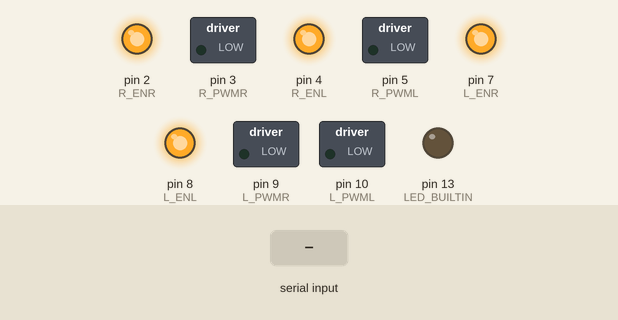
Recording of a sketch running on a simulated Arduino Uno, built with avr-gcc and run on an emulated ATmega328P. On the bench: switched loads named in the sketch (green lamp = pin HIGH), output pins drawn as LEDs (lit = HIGH). The test bench sets the inputs (shaded band).

Above: at 1.2 s.
1.3 s: "90,45\n" received over Serial
At 1.8 s:
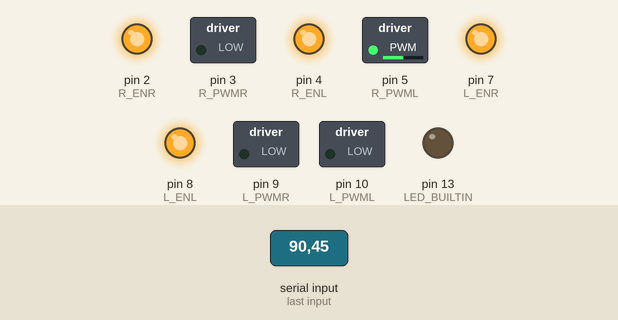
2.8 s: "z90\n" received over Serial
At 4.0 s:
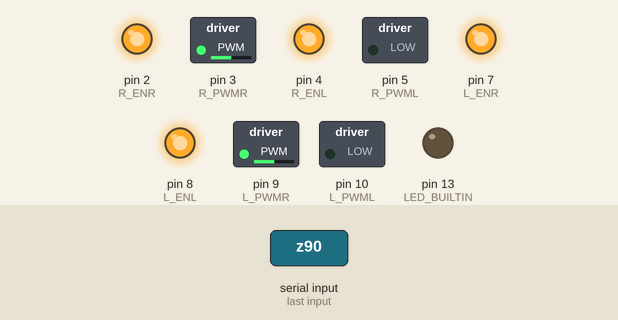
4.3 s: "z,45\n" received over Serial
At 5.3 s:
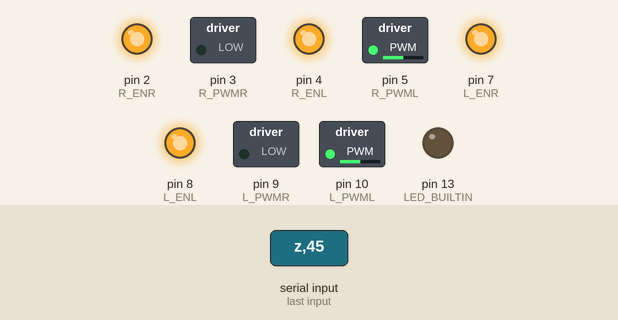
Timing chart, 0 to 7.3 s (numbered marks = the images above; inputs shaded):
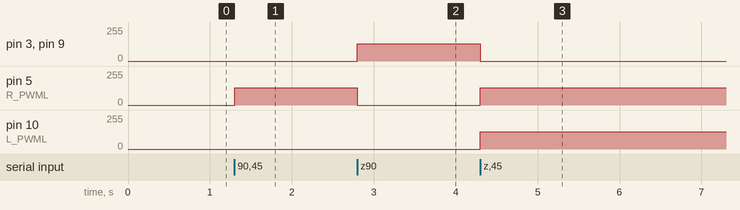

Measured:
- after the input at 1.3 s, pin 5 (R_PWML): 0/255 → 128/255 at once
- after the input at 2.8 s, pin 3 (R_PWMR), pin 9 (L_PWMR): 0/255 → 128/255 at once; pin 5 (R_PWML): 128/255 → 0/255 at once
- after the input at 4.3 s, pin 3 (R_PWMR), pin 9 (L_PWMR): 128/255 → 0/255 at once; pin 5 (R_PWML), pin 10 (L_PWML): 0/255 → 128/255 at once

The sketch:

mc_read_serial.ino
```cpp
const int ARRAY_SIZE = 6;
int receivedData[5];
int receivedChecksum;
int numIntegers;
int index = 0;
int dataIndex = 0;

int throttle = 0;
int twist = 0;

int R_ENR = 2;
int R_ENL = 4;
int L_ENR = 7;
int L_ENL = 8;
int R_PWMR = 3;
int R_PWML = 5;
int L_PWMR = 9;
int L_PWML = 10;


int ledBrightness = 0;
int testLedBright = 0;

void differentialDrive(int throttle, int twist){
  int y = 128;
  int x = 128;
  y = throttle;
  x = twist;

  int speeds[2];
  y = y - 128;
  x = x - 128;
  speeds[0] = y - x;
  speeds[1] = y + x;
  speeds[0] = constrain(speeds[0],-128,128);
  speeds[1] = constrain(speeds[1],-128,128);
  sendMotorSpeeds(speeds[0],speeds[1]);


}


void sendMotorSpeeds(int left, int right){
  if(left >= 0){


    analogWrite(L_PWML, 0);
    analogWrite(L_PWMR, left);


  }
  else{


    analogWrite(L_PWMR, 0);
    analogWrite(L_PWML, -left);

  }

  if(right >= 0){


    analogWrite(R_PWML, 0);
    analogWrite(R_PWMR, right);


  }
  else{


    analogWrite(R_PWMR, 0);
    analogWrite(R_PWML, -right);


  }
}


void setup() {
  // put your setup code here, to run once:
  Serial.begin(9600);
  pinMode(LED_BUILTIN, OUTPUT);
  pinMode(R_ENR, OUTPUT);
  pinMode(R_ENL, OUTPUT);
  pinMode(L_ENR, OUTPUT);
  pinMode(L_ENL, OUTPUT);
  pinMode(R_PWMR, OUTPUT);
  pinMode(R_PWML, OUTPUT);
  pinMode(L_PWMR, OUTPUT);
  pinMode(L_PWML, OUTPUT);
  digitalWrite(R_ENR, HIGH);
  digitalWrite(R_ENL, HIGH);
  digitalWrite(L_ENR, HIGH);
  digitalWrite(L_ENL, HIGH);

  while (!Serial) {
    // Wait for the serial port to connect
  }

}

void loop() {


  if (Serial.available() >= 1) {
    char receivedChar = (char) Serial.read();
    int dataHolderThrottle;
    int dataHolderTwist;

    if (receivedChar == 's') {
      dataIndex = 0;
      receivedData[0] = 0;
      receivedData[1] = 0;

    }
    else if(receivedChar == 'd'){
      dataIndex = 1;
    }
    else if(receivedChar == 'z'){

      throttle = receivedData[0];
      twist = receivedData[1];


    }
    else if(isdigit(receivedChar)){

      receivedData[dataIndex] = (receivedData[dataIndex] * 10) + (receivedChar - '0');

    }
    differentialDrive(throttle,twist);


    delay(1);
  }


}
```
